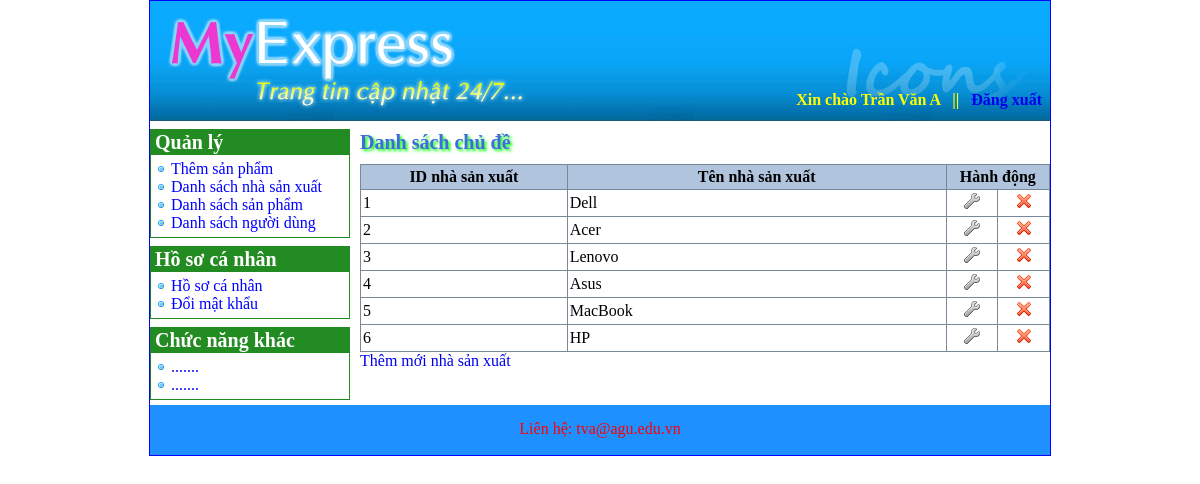
/Admin/index.php?do=nhasanxuat (signed in), run on the app's committed database.
### tables this page shows
CREATE TABLE IF NOT EXISTS `tbl_nhasanxuat` (
  `IdNhaSanXuat` int(20) NOT NULL AUTO_INCREMENT,
  `TenNhaSanXuat` varchar(100) NOT NULL,
  PRIMARY KEY (`IdNhaSanXuat`)
);

### Admin/nhasanxuat.php (the view, shortened to what this page needs)
<?php
	$sql = "select * from`tbl_nhasanxuat` WHERE 1";
	$danhsach = $connect->query($sql);
?>
<h3>Danh sách chủ đề</h3>
<table class="DanhSach">
	<tr>
		<th width="30%">ID nhà sản xuất</th>
		<th width="55%">Tên nhà sản xuất</th>
		<th width="15%" colspan="2">Hành động</th>
	</tr>
	<?php
		while ($dong = $danhsach->fetch_array(MYSQLI_ASSOC)) {
			echo "<tr  bgcolor='#ffffff' onmouseover='this.style.background=\"#dee3e7\"' onmouseout='this.style.background=\"#ffffff\"'>";
				echo "<td>" . $dong["IdNhaSanXuat"] . "</td>";
				echo "<td>" . $dong["TenNhaSanXuat"] . "</td>";
				echo "<td align='center'><a href='index.php?do=nhasanxuat_sua&id=" . $dong["IdNhaSanXuat"] . "'><img src='images/edit.png' /></a></td>";
				echo "<td align='center'><a href='index.php?do=nhasanxuat_xoa&id=" . $dong["IdNhaSanXuat"] . "' onclick='return confirm(\"Bạn có muốn xóa chủ đề " . $dong['TenNhaSanXuat'] . " không?\")'><img src='images/delete.png' /></a></td>";
			echo "</tr>";
		}
	?>
</table>
<a href="index.php?do=nhasanxuat_them">Thêm mới nhà sản xuất</a>

### Admin/css/style.css (style rules this page uses)
body { margin: 0; }
a { text-decoration: none; }
#BenPhai h3 { font-size: 20px; padding: 2px 0 10px 0; color: #4169E1; font-family: Tahoma; margin-top: 8px; margin-bottom: 0; text-shadow: 2px 2px 3px #00FF00; }
table.DanhSach { width: 100%; border-collapse: collapse; }
table.DanhSach th { border: 1px solid #778899; padding: 3px 2px 3px 2px; background: #b0c4de; }
table.DanhSach td { border: 1px solid #778899; padding: 3px 2px 3px 2px; }

### data on the page
tbl_nhasanxuat: IdNhaSanXuat "1", TenNhaSanXuat "Dell"
tbl_nhasanxuat: IdNhaSanXuat "2", TenNhaSanXuat "Acer"
tbl_nhasanxuat: IdNhaSanXuat "3", TenNhaSanXuat "Lenovo"
tbl_nhasanxuat: IdNhaSanXuat "4", TenNhaSanXuat "Asus"
tbl_nhasanxuat: IdNhaSanXuat "5", TenNhaSanXuat "MacBook"
tbl_nhasanxuat: IdNhaSanXuat "6", TenNhaSanXuat "HP"

### other printed values
$_SESSION['HoTen'] "Trần Văn A"
